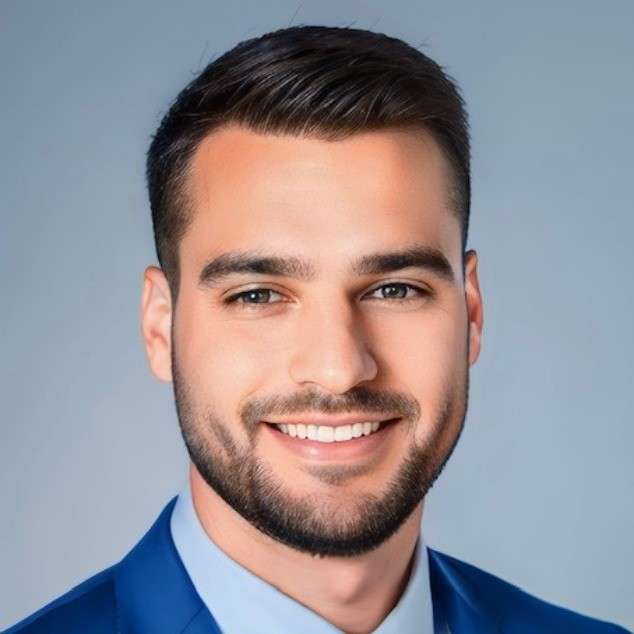
#> input picture assets/frank.jpg, 634 x 634 px
$ python -i thumbnail.py   (imports and definitions only)
#> lines starting #> are read from the running program, lines starting #| are printed output that depends on the picture
"""
Email thumbnail generator.

Takes the website screenshot captured during scroll recording and adds:
  - Subtle dark overlay (makes the play button pop)
  - White circle with a red play triangle in the centre
  - "Click to watch" hint text below the circle

Output is a JPEG sized to fit nicely in a cold email (~560px wide).
"""
from __future__ import annotations

import logging
import math
from pathlib import Path

log = logging.getLogger(__name__)

_EMAIL_WIDTH  = 560   # px — fits most email clients without horizontal scroll
_JPEG_QUALITY = 88


def make_email_thumbnail(
    source: Path,
    output: Path,
    width: int = _EMAIL_WIDTH,
) -> Path:
    """
    Add a play button overlay to `source` (JPEG/PNG), save to `output`.
    Returns `output`.
    """
#> called with source = '../../assets/frank.jpg', output = 'out.png', width = 560
    try:
        from PIL import Image, ImageDraw, ImageFont
    except ImportError:
        raise RuntimeError("Pillow required: pip install Pillow")

    img = Image.open(source).convert("RGB")
#> img is the input picture: PIL image 634x634 RGB; mean R, G, B 147.2, 143.5, 150.2

    # Resize to target width, keep aspect ratio
    orig_w, orig_h = img.size
#> orig_w = 634; orig_h = 634
    scale  = width / orig_w
#> scale = 0.883
    height = int(orig_h * scale)
#> height = 560
    img    = img.resize((width, height), Image.LANCZOS)
#> img: PIL image 560x560 RGB

    # Semi-transparent dark overlay
    overlay = Image.new("RGBA", (width, height), (0, 0, 0, 70))
    img_rgba = img.convert("RGBA")
    img_rgba = Image.alpha_composite(img_rgba, overlay)
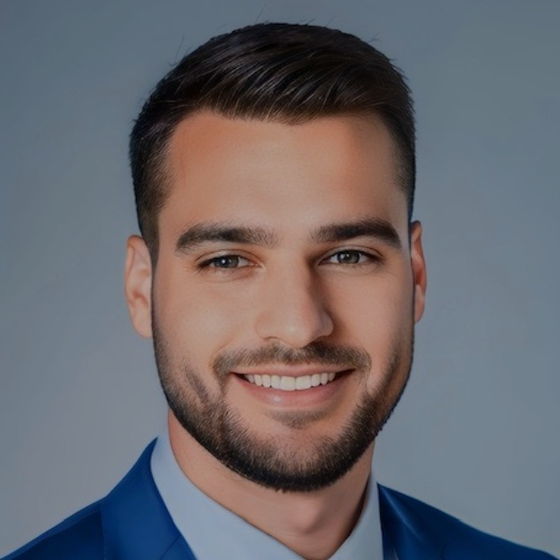
#> img_rgba: PIL image 560x560 RGBA; mean R, G, B, A 106.8, 104.1, 109, 255

    draw = ImageDraw.Draw(img_rgba)
    cx, cy = width // 2, height // 2
#> cx = 280; cy = 280
    r = min(width, height) // 9      # circle radius
#> r = 62

    # White circle
    draw.ellipse(
        [cx - r, cy - r, cx + r, cy + r],
        fill=(255, 255, 255, 220),
    )

    # Red play triangle (slightly right of centre so it looks optically centred)
    t = r * 0.42
#> t = 26.04
    offset_x = r * 0.12   # nudge right
#> offset_x = 7.44
    pts = [
        (cx - t * 0.7 + offset_x, cy - t),
        (cx - t * 0.7 + offset_x, cy + t),
        (cx + t * 1.0 + offset_x, cy),
    ]
    draw.polygon(pts, fill=(230, 57, 70, 255))

    # "Click to watch" hint text below circle
    hint = "Click to watch  ▶"
    try:
        font = ImageFont.truetype("/System/Library/Fonts/Helvetica.ttc", 15)
    except Exception:
        font = ImageFont.load_default()

    bbox   = draw.textbbox((0, 0), hint, font=font)
#> bbox = (0, 3, 127, 16)
    tw, th = bbox[2] - bbox[0], bbox[3] - bbox[1]
#> tw = 127; th = 13
    tx     = cx - tw // 2
#> tx = 217
    ty     = cy + r + 12
#> ty = 354

    # Drop shadow
    draw.text((tx + 1, ty + 1), hint, font=font, fill=(0, 0, 0, 160))
    draw.text((tx, ty), hint, font=font, fill=(255, 255, 255, 220))

#> (the run stopped early here; a loop or call above may not have finished)
